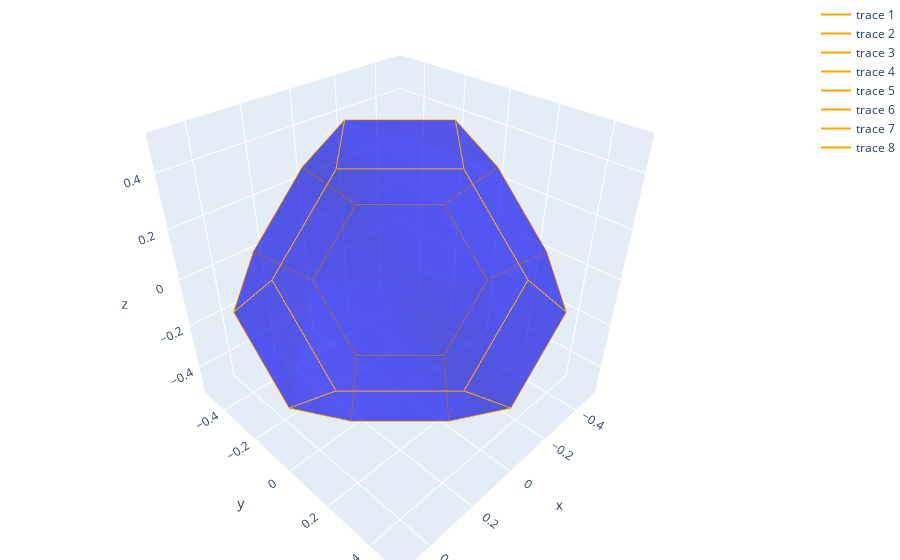

Notebook code for this chart:
### Code cell
trunc_dodeca = []
temp  = [[0,2,1], [1,2,0], [0,2,-1], [-1,2,0]]
trunc_dodeca += temp + [[x, -y, z] for (x,y,z) in temp]
temp = [[-2,1,0], [-2,0,-1], [-2,-1,0], [-2,0,1]]
trunc_dodeca += temp + [[-x, y, z] for (x,y,z) in temp]
temp = [[0,1,-2], [1,0,-2], [0,-1,-2], [-1,0,-2]]
trunc_dodeca += temp + [[x, y, -z] for (x,y,z) in temp]

trunc_dodeca = np.array(trunc_dodeca)

hexagon = [[0,1,-2],[0,2,-1],[1,2,0], [2,1,0],[2,0,-1],[1,0,-2], [0,1,-2]]
hexagon, trunc_dodeca = np.array(hexagon)/4, np.array(trunc_dodeca)/4

hexagon_traces = np.array([None for x in range(8)])
trunc_dodeca_trace = go.Mesh3d(
    x=trunc_dodeca[:, 0], 
    y=trunc_dodeca[:, 1],  
    z=trunc_dodeca[:, 2], 
    opacity=0.4,
    alphahull=0,
    color=meshcolor
)



hexagon_traces[0] = go.Scatter3d(
    x=hexagon[:, 0], 
    y=hexagon[:, 1],  
    z=hexagon[:, 2], 
        line=dict(
        color=linecolor,
        width=2
    ),
    mode='lines'
)

hexagon_traces[1] = go.Scatter3d(
    x=hexagon[:, 0]*-1, 
    y=hexagon[:, 1],  
    z=hexagon[:, 2], 
        line=dict(
        color=linecolor,
        width=2
    ),
    mode='lines'
)

hexagon_traces[2] = go.Scatter3d(
    x=hexagon[:, 0], 
    y=hexagon[:, 1]*-1,  
    z=hexagon[:, 2], 
        line=dict(
        color=linecolor,
        width=2
    ),
    mode='lines'
)

hexagon_traces[3] = go.Scatter3d(
    x=hexagon[:, 0]*-1, 
    y=hexagon[:, 1]*-1,  
    z=hexagon[:, 2], 
        line=dict(
        color=linecolor,
        width=2
    ),
    mode='lines'
)

hexagon_traces[4] = go.Scatter3d(
    x=hexagon[:, 0], 
    y=hexagon[:, 1],  
    z=hexagon[:, 2]*-1, 
        line=dict(
        color=linecolor,
        width=2
    ),
    mode='lines'
)
hexagon_traces[5] = go.Scatter3d(
    x=hexagon[:, 0]*-1, 
    y=hexagon[:, 1],  
    z=hexagon[:, 2]*-1, 
        line=dict(
        color=linecolor,
        width=2
    ),
    mode='lines'
)
hexagon_traces[6] = go.Scatter3d(
    x=hexagon[:, 0], 
    y=hexagon[:, 1]*-1,  
    z=hexagon[:, 2]*-1, 
        line=dict(
        color=linecolor,
        width=2
    ),
    mode='lines'
)
hexagon_traces[7] = go.Scatter3d(
    x=hexagon[:, 0]*-1, 
    y=hexagon[:, 1]*-1,  
    z=hexagon[:, 2]*-1, 
        line=dict(
        color=linecolor,
        width=2
    ),
    mode='lines'
)

layout = go.Layout(
    margin={'l': 0, 'r': 0, 'b': 0, 't': 0}
)

data = [trunc_dodeca_trace, *hexagon_traces]
plot_figure = go.Figure(data=data, layout=layout)

plotly.offline.iplot(plot_figure)

### Figure 1 — Plotly figure (JSON) as saved in the notebook; plotly's stock layout.template omitted (floating-point values rounded to 4 significant figures)
{"data": [{"alphahull": 0, "color": "blue", "opacity": 0.4, "type": "mesh3d", "x": [0, 0.25, 0, -0.25, 0, 0.25, 0, -0.25, -0.5, -0.5, -0.5, -0.5, 0.5, 0.5, 0.5, 0.5, 0, 0.25, 0, -0.25, 0, 0.25, 0, -0.25], "y": [0.5, 0.5, 0.5, 0.5, -0.5, -0.5, -0.5, -0.5, 0.25, 0, -0.25, 0, 0.25, 0, -0.25, 0, 0.25, 0, -0.25, 0, 0.25, 0, -0.25, 0], "z": [0.25, 0, -0.25, 0, 0.25, 0, -0.25, 0, 0, -0.25, 0, 0.25, 0, -0.25, 0, 0.25, -0.5, -0.5, -0.5, -0.5, 0.5, 0.5, 0.5, 0.5]}, {"line": {"color": "orange", "width": 2}, "mode": "lines", "type": "scatter3d", "x": [0, 0, 0.25, 0.5, 0.5, 0.25, 0], "y": [0.25, 0.5, 0.5, 0.25, 0, 0, 0.25], "z": [-0.5, -0.25, 0, 0, -0.25, -0.5, -0.5]}, {"line": {"color": "orange", "width": 2}, "mode": "lines", "type": "scatter3d", "x": [0, 0, -0.25, -0.5, -0.5, -0.25, 0], "y": [0.25, 0.5, 0.5, 0.25, 0, 0, 0.25], "z": [-0.5, -0.25, 0, 0, -0.25, -0.5, -0.5]}, {"line": {"color": "orange", "width": 2}, "mode": "lines", "type": "scatter3d", "x": [0, 0, 0.25, 0.5, 0.5, 0.25, 0], "y": [-0.25, -0.5, -0.5, -0.25, 0, 0, -0.25], "z": [-0.5, -0.25, 0, 0, -0.25, -0.5, -0.5]}, {"line": {"color": "orange", "width": 2}, "mode": "lines", "type": "scatter3d", "x": [0, 0, -0.25, -0.5, -0.5, -0.25, 0], "y": [-0.25, -0.5, -0.5, -0.25, 0, 0, -0.25], "z": [-0.5, -0.25, 0, 0, -0.25, -0.5, -0.5]}, {"line": {"color": "orange", "width": 2}, "mode": "lines", "type": "scatter3d", "x": [0, 0, 0.25, 0.5, 0.5, 0.25, 0], "y": [0.25, 0.5, 0.5, 0.25, 0, 0, 0.25], "z": [0.5, 0.25, 0, 0, 0.25, 0.5, 0.5]}, {"line": {"color": "orange", "width": 2}, "mode": "lines", "type": "scatter3d", "x": [0, 0, -0.25, -0.5, -0.5, -0.25, 0], "y": [0.25, 0.5, 0.5, 0.25, 0, 0, 0.25], "z": [0.5, 0.25, 0, 0, 0.25, 0.5, 0.5]}, {"line": {"color": "orange", "width": 2}, "mode": "lines", "type": "scatter3d", "x": [0, 0, 0.25, 0.5, 0.5, 0.25, 0], "y": [-0.25, -0.5, -0.5, -0.25, 0, 0, -0.25], "z": [0.5, 0.25, 0, 0, 0.25, 0.5, 0.5]}, {"line": {"color": "orange", "width": 2}, "mode": "lines", "type": "scatter3d", "x": [0, 0, -0.25, -0.5, -0.5, -0.25, 0], "y": [-0.25, -0.5, -0.5, -0.25, 0, 0, -0.25], "z": [0.5, 0.25, 0, 0, 0.25, 0.5, 0.5]}], "layout": {"margin": {"b": 0, "l": 0, "r": 0, "t": 0}}}
